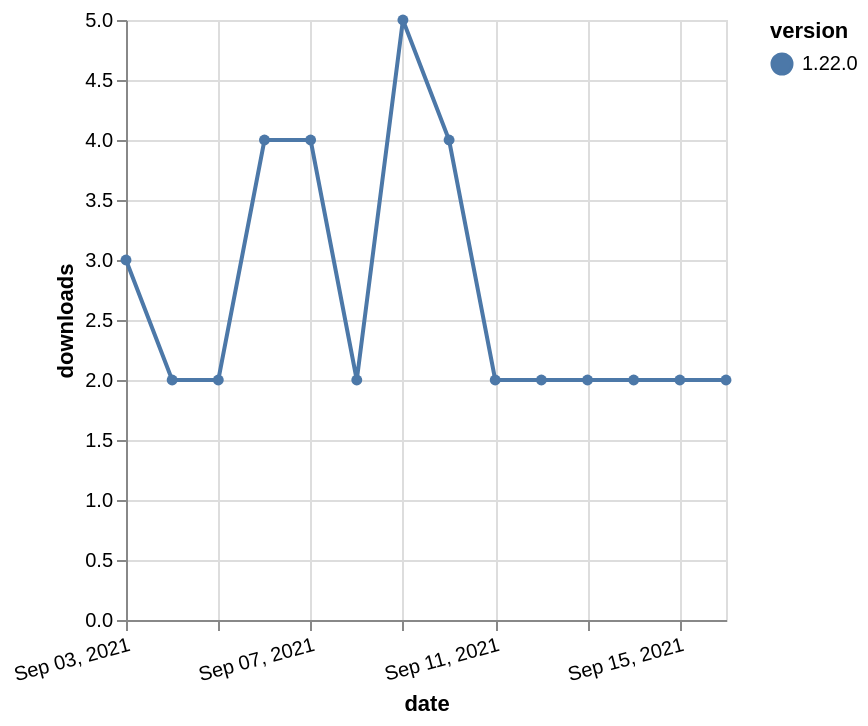

The specification (Vega-Lite) saved for this image:
### Vega-Lite specification from a JSON file in a GitHub repository (floating-point values rounded to 4 significant figures)
{"$schema": "https://vega.github.io/schema/vega-lite/v5.json", "description": "A simple bar chart with embedded data.", "data": {"values": [{"date": "2021-09-03", "total": 3051, "delta": 3, "version": "1.22.0"}, {"date": "2021-09-04", "total": 3053, "delta": 2, "version": "1.22.0"}, {"date": "2021-09-05", "total": 3055, "delta": 2, "version": "1.22.0"}, {"date": "2021-09-06", "total": 3059, "delta": 4, "version": "1.22.0"}, {"date": "2021-09-07", "total": 3063, "delta": 4, "version": "1.22.0"}, {"date": "2021-09-08", "total": 3065, "delta": 2, "version": "1.22.0"}, {"date": "2021-09-09", "total": 3070, "delta": 5, "version": "1.22.0"}, {"date": "2021-09-10", "total": 3074, "delta": 4, "version": "1.22.0"}, {"date": "2021-09-11", "total": 3076, "delta": 2, "version": "1.22.0"}, {"date": "2021-09-12", "total": 3078, "delta": 2, "version": "1.22.0"}, {"date": "2021-09-13", "total": 3080, "delta": 2, "version": "1.22.0"}, {"date": "2021-09-14", "total": 3082, "delta": 2, "version": "1.22.0"}, {"date": "2021-09-15", "total": 3084, "delta": 2, "version": "1.22.0"}, {"date": "2021-09-16", "total": 3086, "delta": 2, "version": "1.22.0"}]}, "width": "container", "mark": {"type": "line", "point": {"filled": true}}, "encoding": {"x": {"field": "date", "type": "temporal", "timeUnit": "yearmonthdate", "title": "date", "axis": {"labelAngle": -15}}, "y": {"field": "delta", "type": "quantitative", "title": "downloads"}, "color": {"field": "version", "type": "nominal"}, "tooltip": {"field": "delta"}}}
